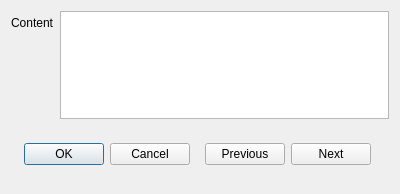
<?xml version="1.0" encoding="UTF-8"?>
<ui version="4.0">
 <class>PrefabricatedSmsEditDialog</class>
 <widget class="QDialog" name="PrefabricatedSmsEditDialog">
  <property name="geometry">
   <rect>
    <x>0</x>
    <y>0</y>
    <width>400</width>
    <height>194</height>
   </rect>
  </property>
  <property name="windowTitle">
   <string>Dialog</string>
  </property>
  <layout class="QVBoxLayout" name="verticalLayout">
   <item>
    <layout class="QFormLayout" name="formLayout">
     <item row="0" column="0">
      <widget class="QLabel" name="label">
       <property name="text">
        <string>Content</string>
       </property>
      </widget>
     </item>
     <item row="0" column="1">
      <widget class="QPlainTextEdit" name="plainTextEdit"/>
     </item>
    </layout>
   </item>
   <item>
    <widget class="QWidget" name="widget" native="true">
     <layout class="QHBoxLayout" name="horizontalLayout_2">
      <item>
       <widget class="QDialogButtonBox" name="buttonBox">
        <property name="orientation">
         <enum>Qt::Orientation::Horizontal</enum>
        </property>
        <property name="standardButtons">
         <set>QDialogButtonBox::StandardButton::Cancel|QDialogButtonBox::StandardButton::Ok</set>
        </property>
       </widget>
      </item>
      <item>
       <widget class="QWidget" name="widget_2" native="true">
        <layout class="QHBoxLayout" name="horizontalLayout">
         <item>
          <widget class="QPushButton" name="prevBtn">
           <property name="text">
            <string>Previous</string>
           </property>
          </widget>
         </item>
         <item>
          <widget class="QPushButton" name="nextBtn">
           <property name="text">
            <string>Next</string>
           </property>
          </widget>
         </item>
        </layout>
       </widget>
      </item>
     </layout>
    </widget>
   </item>
  </layout>
 </widget>
 <resources/>
 <connections>
  <connection>
   <sender>buttonBox</sender>
   <signal>accepted()</signal>
   <receiver>PrefabricatedSmsEditDialog</receiver>
   <slot>accept()</slot>
   <hints>
    <hint type="sourcelabel">
     <x>248</x>
     <y>254</y>
    </hint>
    <hint type="destinationlabel">
     <x>157</x>
     <y>274</y>
    </hint>
   </hints>
  </connection>
  <connection>
   <sender>buttonBox</sender>
   <signal>rejected()</signal>
   <receiver>PrefabricatedSmsEditDialog</receiver>
   <slot>reject()</slot>
   <hints>
    <hint type="sourcelabel">
     <x>316</x>
     <y>260</y>
    </hint>
    <hint type="destinationlabel">
     <x>286</x>
     <y>274</y>
    </hint>
   </hints>
  </connection>
 </connections>
</ui>
